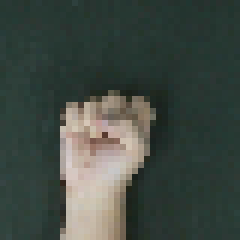
#> input picture 06/data/m01/0/01_0_043.png, 40 x 40 px (shown 6 times larger)
$ python viewHOG40.py data/m01/0/01_0_043.png   (older library calls are emulated)
#> lines starting #> are read from the running program, lines starting #| are printed output that depends on the picture
# -*- coding: utf-8 -*-
import matplotlib.pyplot as plt
import sys
from skimage.feature import hog
from skimage import data, color, exposure, io


if __name__ == '__main__':
    argvs = sys.argv

    ## 데이터의 읽어 들이기(그레이스케일)
    image = io.imread(argvs[1], as_grey=True)
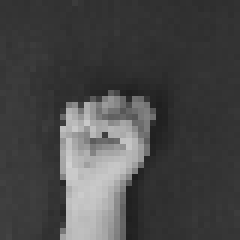
#> image: shape (40, 40) float64 (shown 6 times larger); min 0.118, max 0.817, mean 0.282

    ## HOG 특징량을 계산
    fd, hog_image = hog(image, orientations=9, pixels_per_cell=(5, 5),
                    cells_per_block=(5, 5), visualise=True)
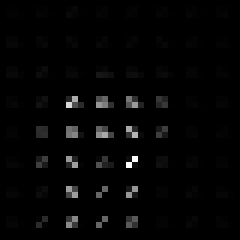
#> hog_image: shape (40, 40) float64 (shown 6 times larger); min 0, max 0.273, mean 0.00528; drawn with min black and max white
#> fd = 3600 values, max 0.239 at index 1671, min 0 at index 2, mean 0.0336

    ## 원래 이미지 그리기
    fig, (ax1, ax2) = plt.subplots(1, 2, figsize=(8, 4), sharex=True,
                    sharey=True)

    ax1.axis('off')
    ax1.imshow(image, cmap=plt.cm.gray)
    ax1.set_title('Input image')
    ax1.set_adjustable('box-forced')

    ## HOG특징량 그리기

    hog_image_rescaled = exposure.rescale_intensity(hog_image,
                    in_range=(0, 0.02))
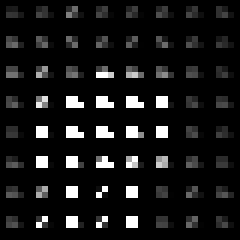
#> hog_image_rescaled: shape (40, 40) float64 (shown 6 times larger); min 0, max 1, mean 0.086

    ax2.axis('off')
    ax2.imshow(hog_image_rescaled, cmap=plt.cm.gray)
    ax2.set_title('Histogram of Oriented Gradients')
    ax1.set_adjustable('box-forced')
    plt.show()
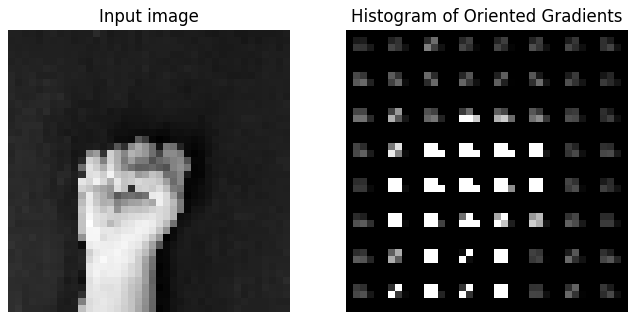
#> figure drawn by matplotlib, 2 panels

$ run again, on 06/data/m01/0/01_0_078.png
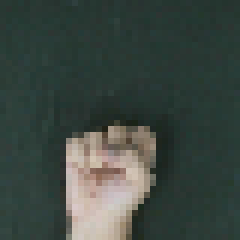
#> input picture 06/data/m01/0/01_0_078.png, 40 x 40 px (shown 6 times larger)
#> `fd, hog_image = hog(image, orientations=9, pixels_per_cell=(5, 5), cel..`:
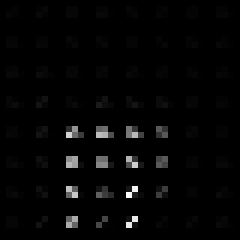
#> hog_image: shape (40, 40) float64 (shown 6 times larger); min 0, max 0.228, mean 0.00463; drawn with min black and max white
#> fd = 3600 values, max 0.26 at index 855, min 0 at index 5, mean 0.0317
#> `plt.show()`:
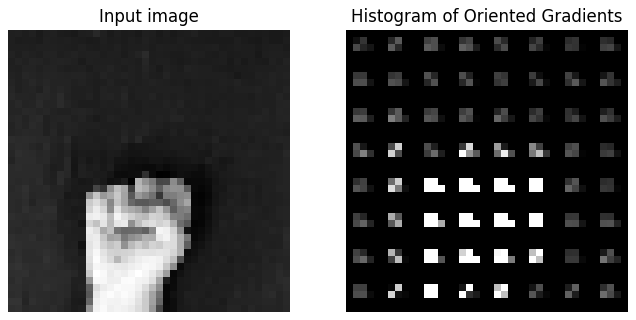
#> figure drawn by matplotlib, 2 panels

$ run again, on 06/data/m01/0/01_0_081.png
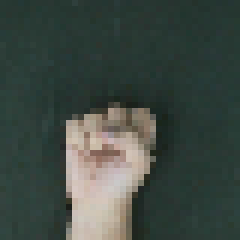
#> input picture 06/data/m01/0/01_0_081.png, 40 x 40 px (shown 6 times larger)
#> `fd, hog_image = hog(image, orientations=9, pixels_per_cell=(5, 5), cel..`:
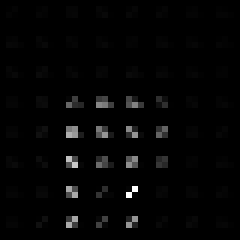
#> hog_image: shape (40, 40) float64 (shown 6 times larger); min 0, max 0.265, mean 0.005; drawn with min black and max white
#> fd = 3600 values, max 0.25 at index 166, min 0 at index 6, mean 0.0328
#> `plt.show()`:
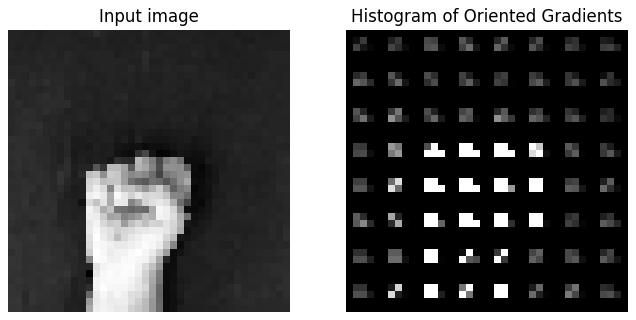
#> figure drawn by matplotlib, 2 panels
